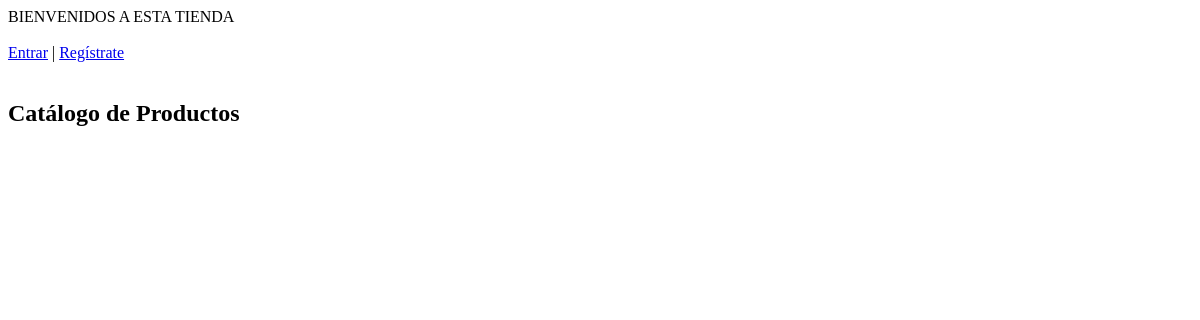
Before: / with the older database file.
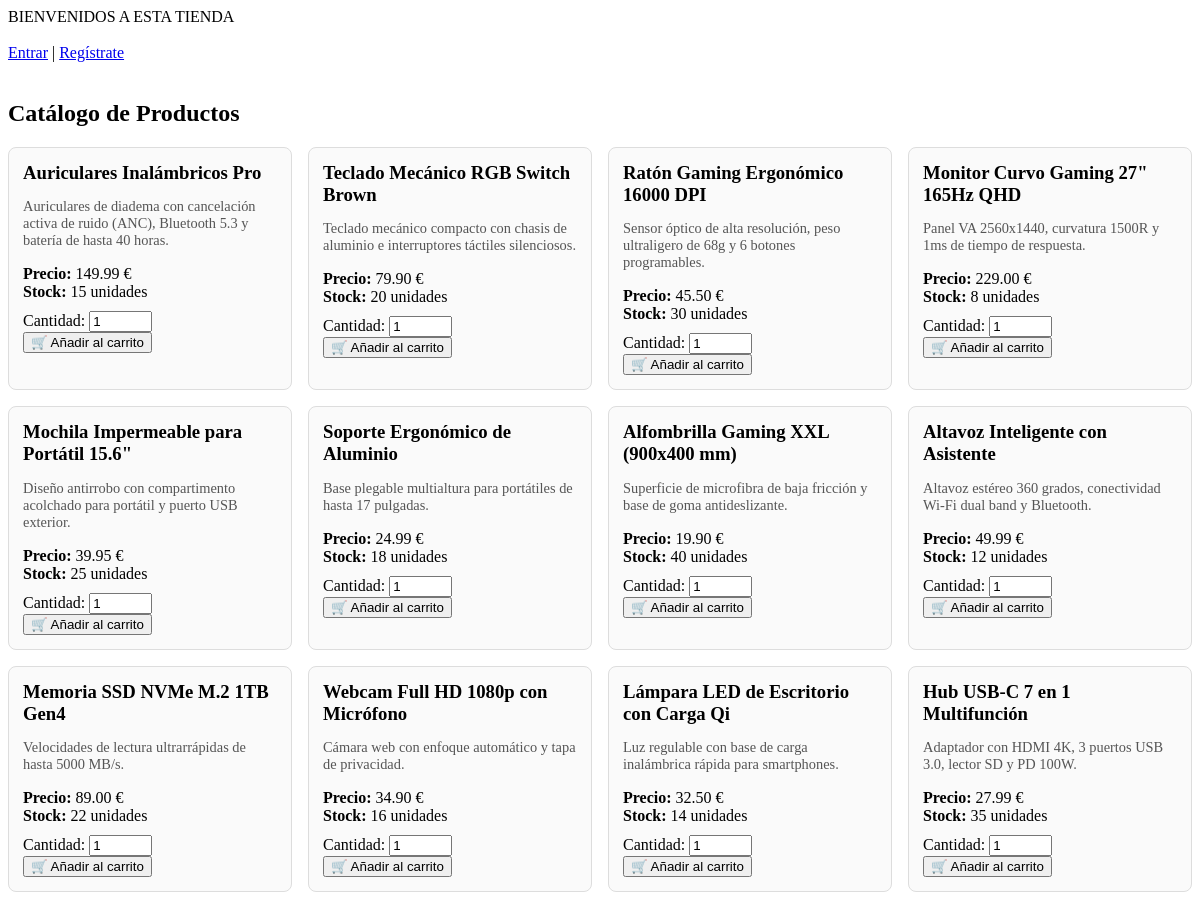
After: the same page with the newer database file.
### tables this page shows
CREATE TABLE IF NOT EXISTS products (
  id INT AUTO_INCREMENT PRIMARY KEY,
  name VARCHAR(150) NOT NULL,
  description TEXT,
  price DECIMAL(10,2) NOT NULL,
  stock INT NOT NULL DEFAULT 0
);

### controllers/mainControllers.php (called while the page is built, shortened)
<?php
require_once("models/Product.php");
require_once("models/ProductRepository.php");
$products=ProductRepository::getProducts();
require_once("views/mainView.phtml");
?>

### index.php (called while the page is built, shortened)
<?php
require_once 'controllers/mainControllers.php';
?>

### models/ProductRepository.php (called while the page is built, shortened)
<?php
class ProductRepository{
    public static function getProducts(){
        $db = DB::connect();
        $result = false;
        try {
            $result = $db->query("SELECT * FROM products");
        } catch (\mysqli_sql_exception $e) {
            try {
                $result = $db->query("SELECT * FROM product");
            } catch (\mysqli_sql_exception $e2) {
                return [];
            }
        }
        $products = [];
        if ($result) {
            while ($product = $result->fetch_assoc()) {
                $products[] = new Product($product['id'], $product['name'], $product['description'], $product['price'], $product['stock']);
            }
        }
        return $products;
    }
}

### models/Product.php (called while the page is built, shortened)
<?php
class Product{
    private $name;
    private $description;
    private $price;
    private $stock;
    public function __construct($id, $name, $description, $price, $stock) {
        $this->name = $name;
        $this->description = $description;
        $this->price = $price;
        $this->stock = $stock;
    }
    public function getName() {
        return $this->name;
    }
    public function getDescription() {
        return $this->description;
    }
    public function getPrice() {
        return $this->price;
    }
    public function getStock() {
        return $this->stock;
    }
}

### views/mainView.phtml (the view, shortened to what this page needs)
<!DOCTYPE html>
<html lang="en">
<head>
</head>
<body>
    BIENVENIDOS A ESTA TIENDA
    <br><br>
    <?php
    if(isset($_SESSION['user'])){
        echo "hola <strong>".$_SESSION['user']->getUsername()."</strong> | <a href='index.php?c=order&show'>🛒 Ver carrito</a> | <a href='index.php?c=user&logout'>Salir</a>";
    }
    else {
        ?>
    <a href="index.php?login">Entrar</a> | <a href="index.php?register">Regístrate</a>
    <?php
    }
    echo "<br><br>";
    ?>
    <h2>Catálogo de Productos</h2>
    <div style="display: grid; grid-template-columns: repeat(auto-fill, minmax(260px, 1fr)); gap: 16px;">
    <?php
    foreach($products as $product){
    ?>
        <div style="border: 1px solid #ddd; border-radius: 8px; padding: 14px; background: #fafafa;">
            <h3 style="margin: 0 0 8px 0;"><?= htmlspecialchars($product->getName()) ?></h3>
            <p style="color: #555; font-size: 0.9em; margin-bottom: 8px;"><?= htmlspecialchars($product->getDescription() ?: 'Sin descripción') ?></p>
            <p style="margin-bottom: 10px;">
                <strong>Precio:</strong> <?= number_format($product->getPrice(), 2) ?> €<br>
                <strong>Stock:</strong> <?= $product->getStock() ?> unidades
            </p>
            <form action="index.php?c=order&add" method="POST">
                <label>Cantidad: </label>
                <input type="number" name="quantity" value="1" min="1" max="<?= max(1, $product->getStock()) ?>" style="width: 55px;">
                <input type="submit" value="🛒 Añadir al carrito">
            </form>
        </div>
    <?php
    }
    ?>
    </div>
</body>
</html>

Changed rows visible on the page:
added products: name "Auriculares Inalámbricos Pro", description "Auriculares de diadema con cancelación activa de ruido (ANC), Bluetooth 5.3 y batería de hasta 40 horas.", price "149.99", stock "15"
added products: name "Teclado Mecánico RGB Switch Brown", description "Teclado mecánico compacto con chasis de aluminio e interruptores táctiles silenciosos.", price "79.90", stock "20"
added products: name "Ratón Gaming Ergonómico 16000 DPI", description "Sensor óptico de alta resolución, peso ultraligero de 68g y 6 botones programables.", price "45.50", stock "30"
added products: name "Monitor Curvo Gaming 27\" 165Hz QHD", description "Panel VA 2560x1440, curvatura 1500R y 1ms de tiempo de respuesta.", price "229.00", stock "8"
added products: name "Mochila Impermeable para Portátil 15.6\"", description "Diseño antirrobo con compartimento acolchado para portátil y puerto USB exterior.", price "39.95", stock "25"
added products: name "Soporte Ergonómico de Aluminio", description "Base plegable multialtura para portátiles de hasta 17 pulgadas.", price "24.99", stock "18"
added products: name "Alfombrilla Gaming XXL (900x400 mm)", description "Superficie de microfibra de baja fricción y base de goma antideslizante.", price "19.90", stock "40"
added products: name "Altavoz Inteligente con Asistente", description "Altavoz estéreo 360 grados, conectividad Wi-Fi dual band y Bluetooth.", price "49.99", stock "12"
added products: name "Memoria SSD NVMe M.2 1TB Gen4", description "Velocidades de lectura ultrarrápidas de hasta 5000 MB/s.", price "89.00", stock "22"
added products: name "Webcam Full HD 1080p con Micrófono", description "Cámara web con enfoque automático y tapa de privacidad.", price "34.90", stock "16"
added products: name "Lámpara LED de Escritorio con Carga Qi", description "Luz regulable con base de carga inalámbrica rápida para smartphones.", price "32.50", stock "14"
added products: name "Hub USB-C 7 en 1 Multifunción", description "Adaptador con HDMI 4K, 3 puertos USB 3.0, lector SD y PD 100W.", price "27.99", stock "35"
